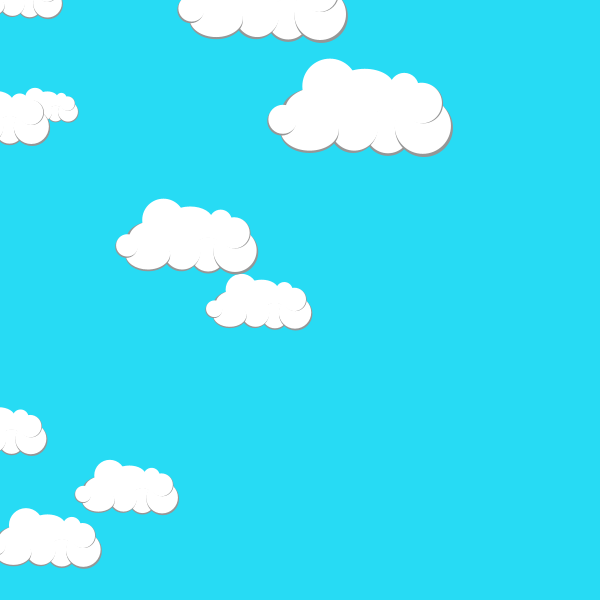
Frame 1 (no input)
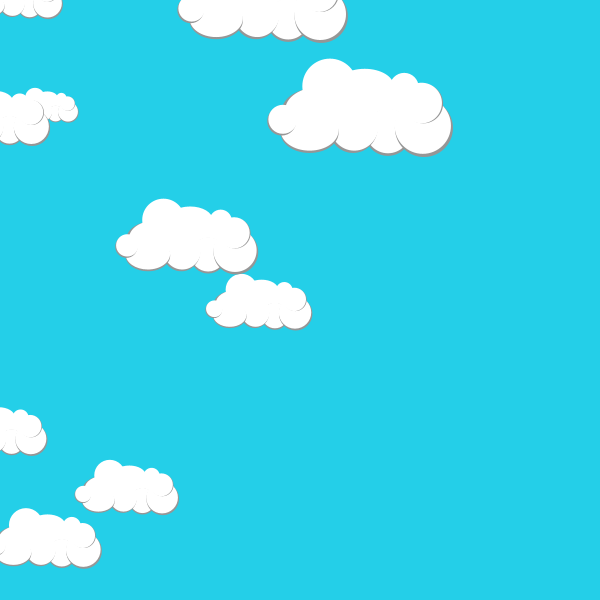
Frame 60 (the mouse pressed at the canvas centre just before this capture)
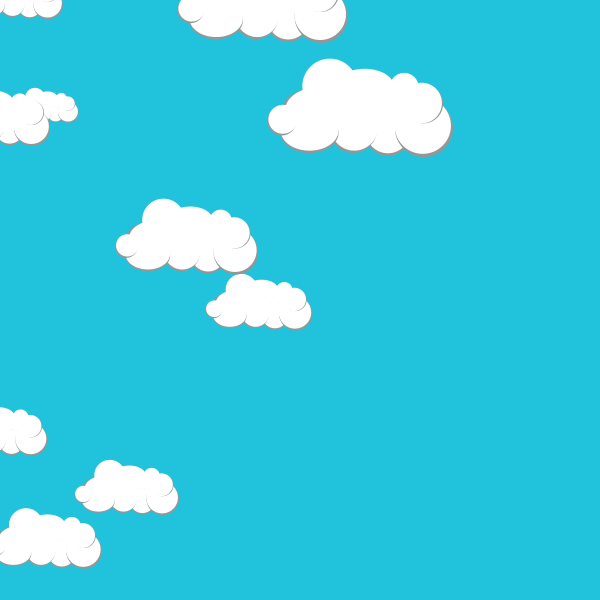
Frame 120 (the mouse held since frame 60 and released just before this capture)

The Processing sketch that drew these frames (run headless with seeded random() and noise(); from frame 60 on, the mouse is pressed at the canvas centre):

// Processing sketch: ItsTheSky
// ── ItsTheSky.pde
int clouds = 10;
int stars = 80;
float starx[] = new float[stars];
float stary[] = new float[stars];
float cloudx[] = new float[clouds];
float cloudy[] = new float[clouds];
float cloudSize[] = new float[clouds];
float cloudO=.2;
float cloudT;
float skycount=1;


void setup() {
  size(600, 600);
  for (int i=0; i<clouds; i++) {
    cloudx[i]= random(0, width);
    cloudy[i]= random(0, height);
    cloudSize[i]= random(.2, .6 );
  }
  for (int i=0; i<stars; i++) {
    starx[i]= random(0, width);
    stary[i]= random(0, height);
  }
}




void draw() {
  drawSky();
}
// ── Clouds.pde
void drawCloud(float x, float y, float size) {
  pushMatrix();
  translate (x, y);
  scale(size);
  translate(-200, -250);
  noStroke();
  fill(255, cloudT);
  ellipse(200, 180, 200, 100);
  fill(150, cloudT);
  ellipse(200, 210, 80, 80);
  fill(255, cloudT);
  ellipse(200, 207, 77, 77);
  fill(150, cloudT);
  ellipse(262, 202, 100, 100);
  fill(255, cloudT );
  ellipse(260, 198, 97, 97);
  fill(150, cloudT);
  ellipse(261, 160, 68, 68);
  ellipse(77, 173, 120, 80);
  ellipse(140, 200, 85, 90);
  fill(255, cloudT);
  ellipse(258, 159, 70, 70);
  ellipse(228, 132, 50, 50);
  ellipse(100, 130, 95, 95);
  ellipse(160, 130, 100, 60);
  ellipse(82, 171, 118, 79);
  ellipse(142, 196, 85, 90);
  fill(150, cloudT);
  ellipse(65, 210, 100, 70);
  fill(255, cloudT);
  ellipse(65, 206, 100, 70);
  fill(150, cloudT);
  ellipse(17, 190, 50, 50);
  fill(255, cloudT);
  ellipse(19, 187, 50, 50);
  popMatrix();
}
// ── Sky.pde
void drawSky() {
  skycount++;

  background(40-(skycount*.05), 220-(skycount*.2), 245-(skycount*.2));

  if (skycount==1225){
    skycount=1;
    cloudO=1;
  }
  
  if (skycount >=600 & skycount <=1225) {
    for (int h=0; h<stars; h++) {
      fill(255, 255, random(140, 255),random(50,200));
      ellipse(starx[h], stary[h], 3, 3);
    }
  }

  cloudT=600-cloudO;
  cloudO++;

  for (int i=0; i<clouds; i++) {
    drawCloud(cloudx[i], cloudy[i], cloudSize[i]);
  }
}
